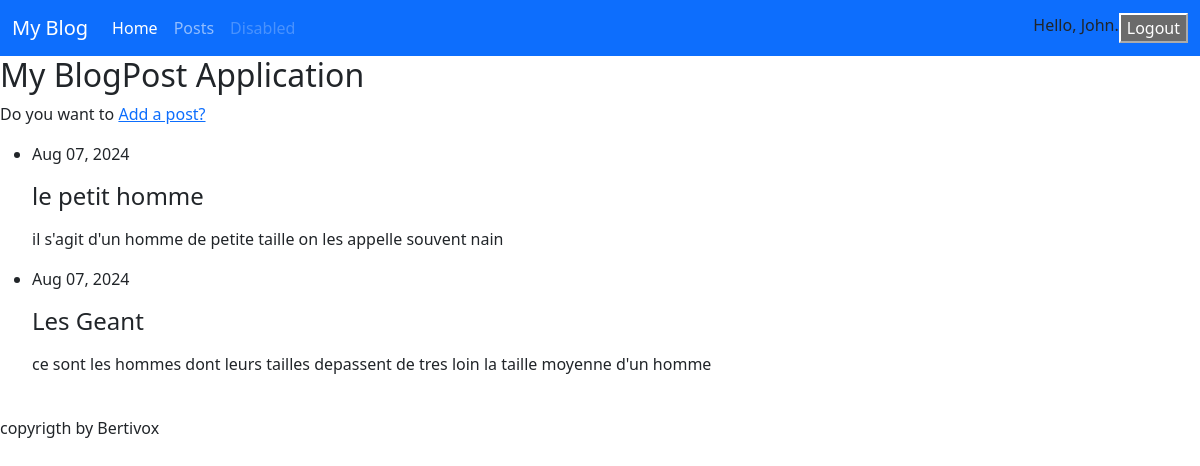
Page /post (signed in) on the committed database.
### blogs/models.py (models this page shows, shortened)
class BlogPost(models.Model):
    title=models.CharField(max_length=200)
    content=models.CharField(max_length=500)
    date_added=models.DateField(auto_now_add=True)
    owner=models.ForeignKey(User, on_delete=models.CASCADE)

### blogs/views.py (the view)
# urls.py: path('post', views.post, name='post'),
@login_required
def post(request):
    post=BlogPost.objects.filter(owner=request.user).order_by('date_added')
    context={'post': post}
    return render(request, 'blogs/post.html', context)

### templates/blogs/post.html
{% extends 'base.html'%}
{% block content %}
   <p>Do you want to <a href="{% url 'add_post'%}">Add a post?</a></p>
    <ul>
        {% for post in post %}
        <li>
            <p>{{post.date_added|date:'M d, Y'}}</p>
            <h4>{{post.title}}</h4>
            <p>{{post.content|linebreaks}}</p>
        </li>
        {% endfor %}
    </ul>
{% endblock content%}

### templates/base.html (shortened to what this page needs)
{% load django_bootstrap5 %}
<!DOCTYPE html>
<html lang="en">
<head>
    {% bootstrap_css %}
</head>
<body>
    <nav class="navbar navbar-expand-lg bg-primary" data-bs-theme="dark">
        <div class="container-fluid">
          <a class="navbar-brand" href="{% url 'index' %}">My Blog</a>
          <div class="collapse navbar-collapse" id="navbarSupportedContent">
            <ul class="navbar-nav me-auto mb-2 mb-lg-0">
              <li class="nav-item">
                <a class="nav-link active" aria-current="page" href="{% url 'index' %}">Home</a>
              </li>
              <li class="nav-item">
                <a class="nav-link" href="{% url 'post' %}">Posts</a>
              </li>
              <li class="nav-item">
                <a class="nav-link disabled" aria-disabled="true">Disabled</a>
              </li>
            </ul>
            <ul class="nav navbar-nav navbar-right">
                {% if user.is_authenticated %}
                <li class="nav-item">
                    <a>Hello, {{ user.username }}.</a>
                </li>
                <form method="post" action="{% url 'logout' %}">
                    <button type="submit">Logout</button>
                </form>
                {% endif %}
            </ul>
          </div>
        </div>
      </nav>
            <h2>My BlogPost Application</h2>
        {% block content %}{% endblock content %}
        <br>
        <footer>copyrigth by Bertivox</footer>
</body>
</html>

### rows in the picture
BlogPost: date_added "Aug 07, 2024", title "le petit homme", content "il s'agit d'un homme de petite taille on les appelle souvent nain"
BlogPost: date_added "Aug 07, 2024", title "Les Geant", content "ce sont les hommes dont leurs tailles depassent de tres loin la taille moyenne d'un homme"

### other values in the picture
{{ user.username }} "John"
